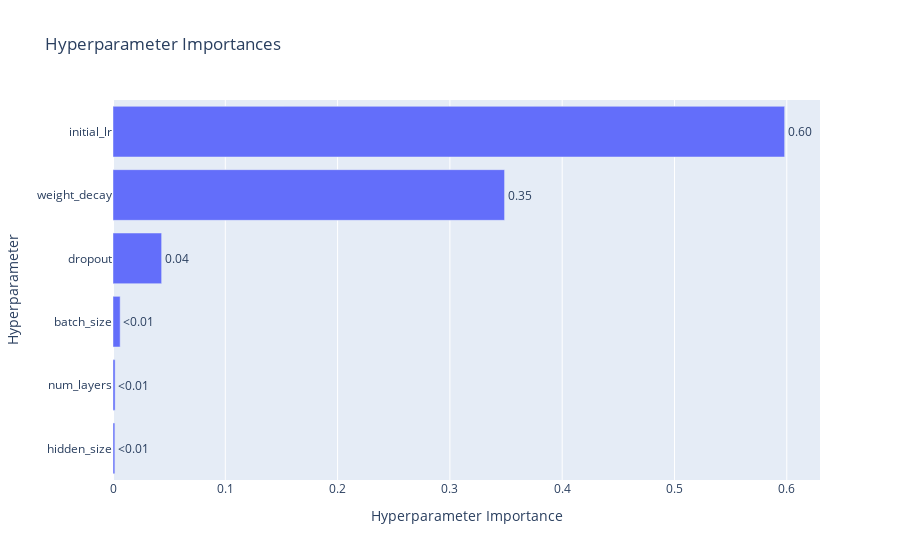

Here is the notebook cell this chart was saved with:
### Code cell
optuna.visualization.plot_param_importances(study_rnn)

### Figure 1 — Plotly figure (JSON) as saved in the notebook; plotly's stock layout.template omitted (floating-point values rounded to 4 significant figures)
{"data": [{"cliponaxis": false, "hovertemplate": ["hidden_size (CategoricalDistribution): 0.0016533455478461132<extra></extra>", "num_layers (IntDistribution): 0.0018790936083598012<extra></extra>", "batch_size (CategoricalDistribution): 0.00637391470996777<extra></extra>", "dropout (FloatDistribution): 0.04330532919695974<extra></extra>", "weight_decay (FloatDistribution): 0.34868858581131446<extra></extra>", "initial_lr (FloatDistribution): 0.5980997311255523<extra></extra>"], "name": "Objective Value", "orientation": "h", "text": ["<0.01", "<0.01", "<0.01", "0.04", "0.35", "0.60"], "textposition": "outside", "type": "bar", "x": [0.001653, 0.001879, 0.006374, 0.04331, 0.3487, 0.5981], "y": ["hidden_size", "num_layers", "batch_size", "dropout", "weight_decay", "initial_lr"]}], "layout": {"title": {"text": "Hyperparameter Importances"}, "xaxis": {"title": {"text": "Hyperparameter Importance"}}, "yaxis": {"title": {"text": "Hyperparameter"}}}}
